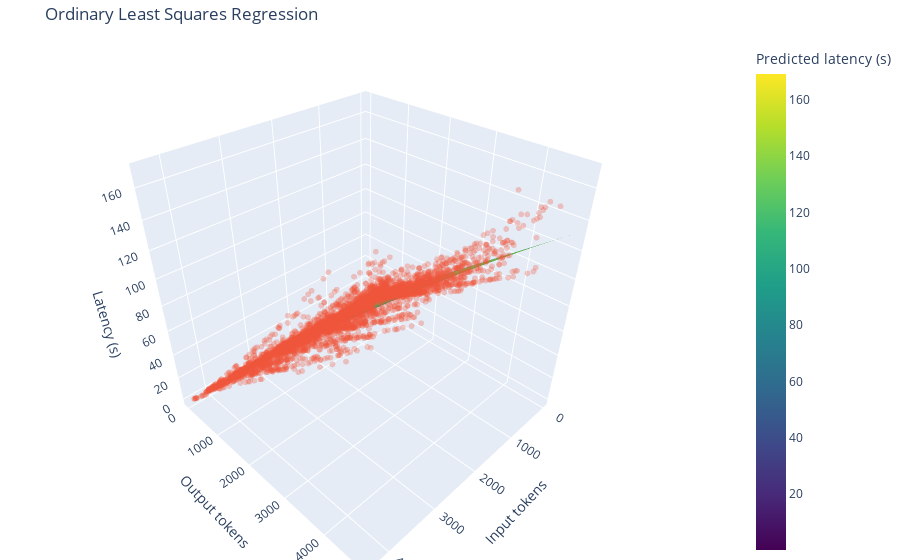

Source (notebook cell):
### Code cell
fig.show()

### Figure 1 — Plotly figure (JSON) as saved in the notebook; plotly's stock layout.template omitted (floating-point values rounded to 4 significant figures; data arrays with more than 128 entries replaced by an {"elided": "..."} marker saying what was removed)
{"data": [{"colorbar": {"title": {"text": "Predicted latency (s)"}}, "colorscale": [[0, "#440154"], [0.1111, "#482878"], [0.2222, "#3e4989"], [0.3333, "#31688e"], [0.4444, "#26828e"], [0.5556, "#1f9e89"], [0.6667, "#35b779"], [0.7778, "#6ece58"], [0.8889, "#b5de2b"], [1, "#fde725"]], "name": "Fitted surface", "opacity": 0.85, "showscale": true, "type": "surface", "x": {"elided": "60x60 float values"}, "y": {"elided": "60x60 float values"}, "z": {"elided": "60x60 float values"}}, {"marker": {"opacity": 0.3, "size": 2}, "mode": "markers", "name": "Observed", "type": "scatter3d", "x": {"elided": "5000 int values"}, "y": {"elided": "5000 int values"}, "z": {"elided": "5000 float values"}}], "layout": {"margin": {"b": 0, "l": 0, "r": 0, "t": 40}, "scene": {"xaxis": {"title": {"text": "Input tokens"}}, "yaxis": {"title": {"text": "Output tokens"}}, "zaxis": {"title": {"text": "Latency (s)"}}}, "title": {"text": "Ordinary Least Squares Regression"}}}
